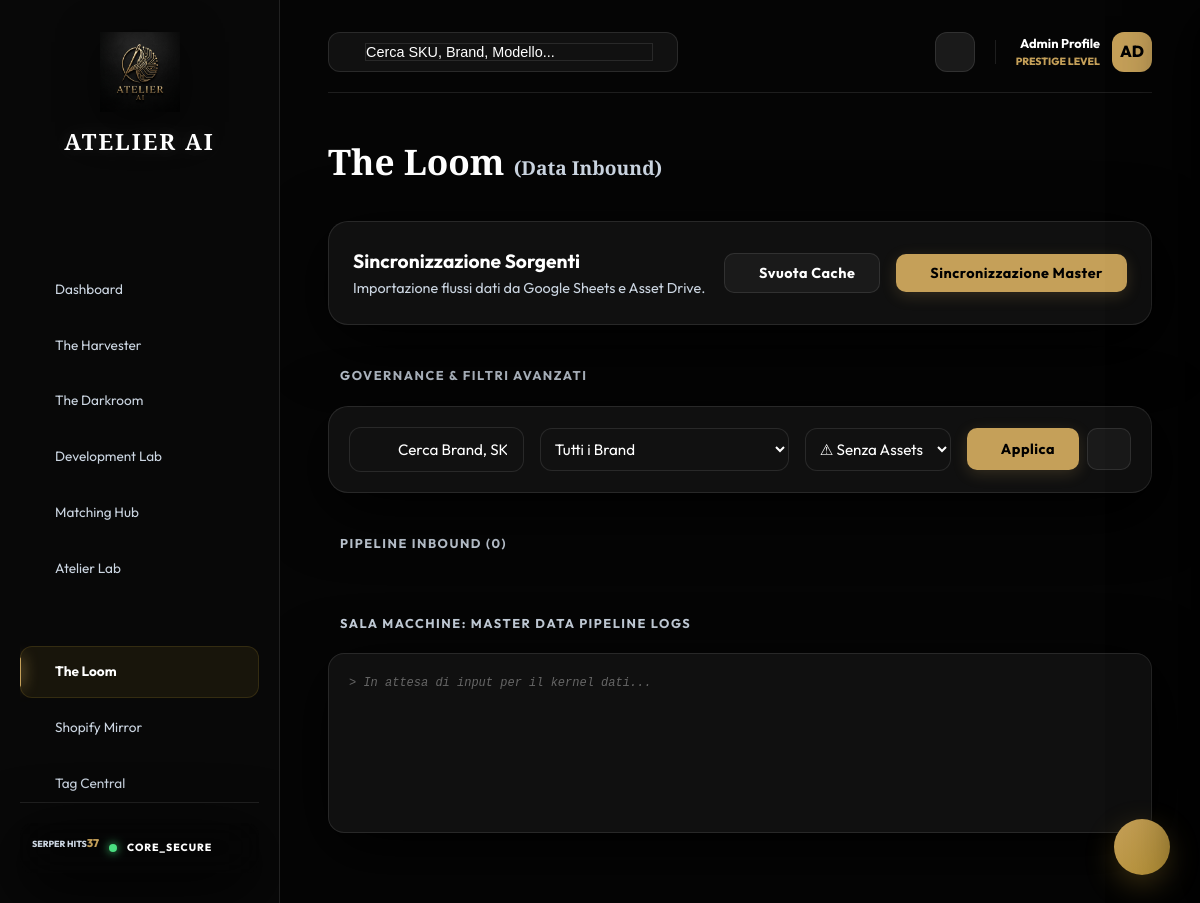
Before: /the-loom?status=no_images with the older database file.
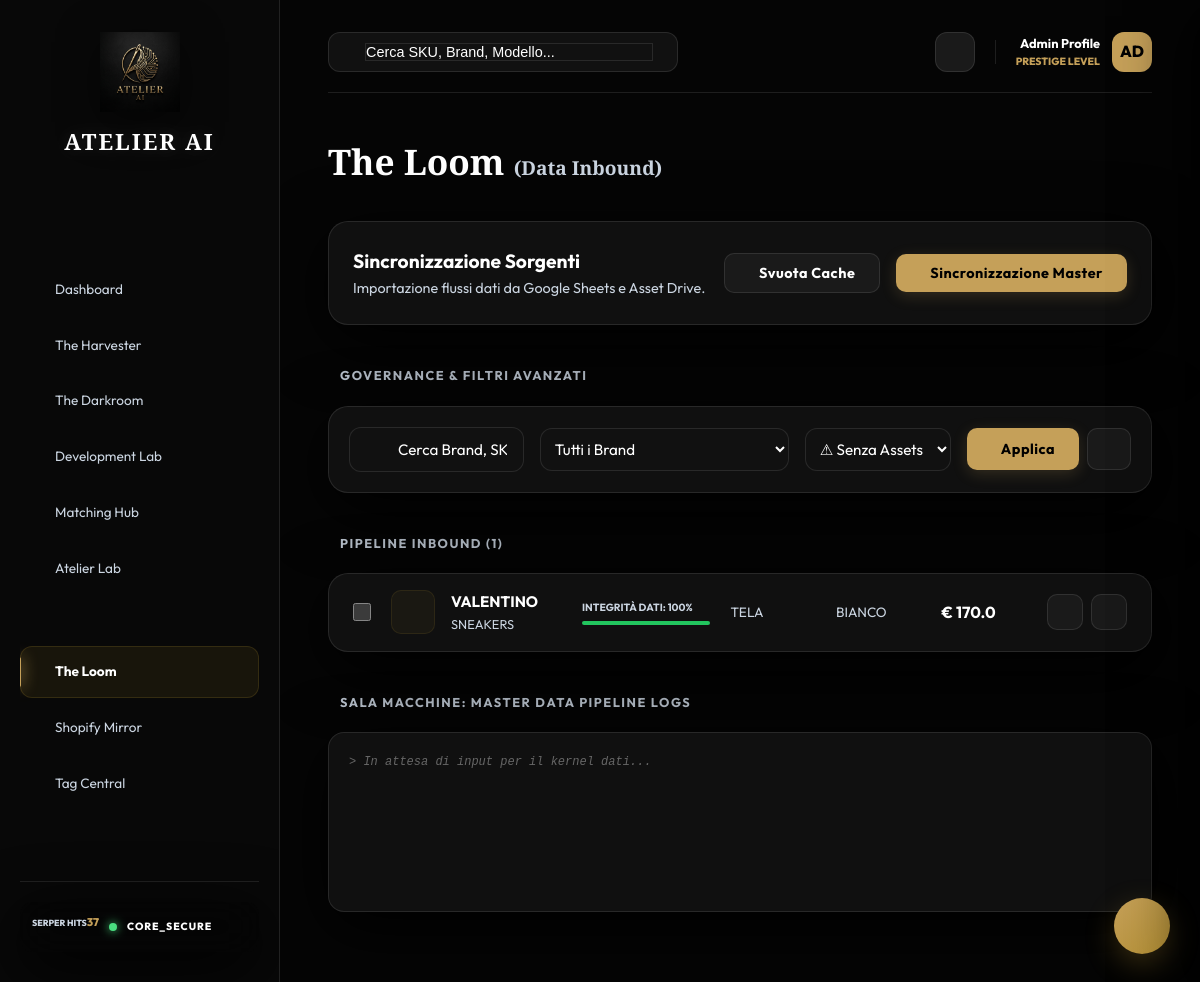
After: the same page with the newer database file.
### database.py (models this page shows, shortened)
class Product(Base):
    __tablename__ = "products"
    id = Column(Integer, primary_key=True, index=True)
    created_at = Column(DateTime, default=datetime.datetime.utcnow)
    updated_at = Column(DateTime, default=datetime.datetime.utcnow, onupdate=datetime.datetime.utcnow)
    sku = Column(String, nullable=True, index=True)
    brand = Column(String, index=True)
    model = Column(String)
    category = Column(String)
    description = Column(Text, nullable=True)
    status = Column(SQLEnum(ProductStatus), default=ProductStatus.Draft)
    condition_grade = Column(String) # e.g. Excellent, Pristine, Good
    material = Column(String)
    color = Column(String)
    hardware_type = Column(String) # e.g. Gold, Silver
    price = Column(Float, nullable=True)
    cost_price = Column(Float, nullable=True) # Sede Costo
    dimensions = Column(String, nullable=True)
    size = Column(String, nullable=True) # Taglia Scarpe / Misura
    fit = Column(String, nullable=True) # Calzata / Vestibilità
    handle_drop = Column(String, nullable=True) # Luce Manici/Tracolla
    accessories_included = Column(String, nullable=True) # Corredo Incluso
    location = Column(String, nullable=True) # Sede
    original_sheets_row = Column(Integer, nullable=True)
    master_sync_status = Column(String, default="synced") # "synced" or "orphaned"
    source_sheet = Column(String, nullable=True) # e.g. "Borse Donna"
    drive_folder_url = Column(String, nullable=True)
    drive_folder_id = Column(String, nullable=True)
    ai_description_it = Column(Text, nullable=True)
    raw_harvested_data = Column(Text, nullable=True)
    seo_title = Column(String, nullable=True)
    tags = Column(Text, nullable=True) # Tag separati da virgola
    matched_images_json = Column(Text, nullable=True) # List of image IDs or URLs from Drive
    image_match_score = Column(Float, nullable=True)
    match_confidence = Column(Float, nullable=True) # Percentuale di affidabilità del match (0-100)
    api_cost_usd = Column(Float, default=0.0)
    has_master_conflict = Column(Integer, default=0) # 0=Synced, 1=Conflict detected
    master_snapshot_json = Column(Text, nullable=True) # Last known clean values from Sheet
    governance_category_id = Column(Integer, nullable=True, index=True)
    is_ai_processing = Column(Integer, default=0) # 1 se un job in background è attivo
    last_ai_error = Column(Text, nullable=True) # Per mostrare cosa è andato storto all'utente

### app.py (the view)
@app.get("/the-loom")
def the_loom(request: Request, db: Session = Depends(get_db)):
    status_sys, all_go = get_system_status()
    q = request.query_params.get("q", "").strip()
    brand_filter = request.query_params.get("brand", "")
    status_filter = request.query_params.get("status", "")
    query = db.query(Product).filter(Product.status.in_([ProductStatus.Draft, ProductStatus.Error, ProductStatus.Processing, ProductStatus.Validating]))
    if q:
        query = query.filter(Product.model.ilike(f"%{q}%") | Product.brand.ilike(f"%{q}%"))
    if brand_filter:
        query = query.filter(Product.brand == brand_filter)
    if status_filter:
        filters = status_filter.split(',')
        from sqlalchemy import or_
        or_conditions = []
        for f in filters:
            if f == "no_brand":
                or_conditions.append((Product.brand == None) | (Product.brand == ""))
            elif f == "no_price":
                or_conditions.append((Product.price == None) | (Product.price == 0))
            elif f == "no_material":
                or_conditions.append((Product.material == None) | (Product.material == ""))
            elif f == "no_color":
                or_conditions.append((Product.color == None) | (Product.color == ""))
            elif f == "no_dims":
                or_conditions.append((Product.dimensions == None) | (Product.dimensions == ""))
            elif f == "no_images":
                or_conditions.append((Product.matched_images_json == None) | (Product.matched_images_json == "[]") | (Product.matched_images_json == ""))
            elif f == "Error":
                query = query.filter(Product.status == ProductStatus.Error)
            elif f == "Draft":
                query = query.filter(Product.status == ProductStatus.Draft)
            else:
                query = query.filter(Product.status == f)
        if or_conditions:
            query = query.filter(or_( *or_conditions ))
    products = query.order_by(Product.id.asc()).limit(1000).all()
    brands = [r[0] for r in db.query(Product.brand).distinct().all() if r[0]]
    sheet_info = {}
    try:
        import os, json
        if os.path.exists("workspace_config.json"):
            with open("workspace_config.json", 'r') as f:
                cnf = json.load(f)
                sid = cnf.get("sheet_id")
                if sid:
                    sheet_info = get_sheets_stats(sid)
    except:
        pass
    context = {
        "request": request,
        "active_page": "the_loom",
        "auth_status": status_sys,
        "all_systems_go": all_go,
        "products": products,
        "brands": sorted(brands),
        "sheet_info": sheet_info,
        "filter_q": q,
        "filter_brand": brand_filter,
        "filter_status": status_filter
    }
    return templates.TemplateResponse(
        request=request, name="the_loom.html", context=context
    )

### templates/the_loom.html (shortened to what this page needs)
{% extends "base.html" %}
{% block content %}
<div class="page-title">The Loom <span style="font-size:1.2rem; color:var(--text-secondary);">(Data Inbound)</span></div>
<div class="glass-panel" style="display: flex; justify-content: space-between; align-items: center; margin-bottom: 32px; padding: 24px; border-left: 4px solid var(--accent-gold);">
    <div>
        <h2 style="font-weight: 700; font-size: 1.2rem; color: #fff;">Sincronizzazione Sorgenti</h2>
        <p style="color: var(--text-secondary); font-size: 0.9rem;">Importazione flussi dati da Google Sheets e Asset Drive.</p>
    </div>
    <div style="display: flex; gap: 16px; align-items: center;">
        <button onclick="purgeDatabase()" class="btn glass-btn" style="color: #ef4444; border-color: rgba(239, 68, 68, 0.2);">
             Svuota Cache
        </button>
        <button onclick="startSync()" id="btn-sync" class="btn attr-primary">
             Sincronizzazione Master
        </button>
    </div>
</div>
<div class="page-section-header">
     Governance & Filtri Avanzati
</div>
<div class="glass-panel" style="margin-bottom: 32px; padding: 20px; display: grid; grid-template-columns: 2fr 1fr 1fr auto; gap: 16px; align-items: center;">
    <div style="position: relative;">
        <input type="text" id="filter-q" value="{{ filter_q }}" class="glass-input" placeholder="Cerca Brand, SKU, Modello..."
               onkeyup="if(event.key === 'Enter') applyFilters()"
               oninput="liveFilterLoom(this.value)"
               style="padding-left: 48px; width: 100%; background: rgba(255,255,255,0.03); border-radius: 12px; border: 1px solid var(--glass-border);">
    </div>
    <select id="filter-brand" class="glass-input" style="background: rgba(255,255,255,0.03); border: 1px solid var(--glass-border); color: #fff; padding: 10px; border-radius: 12px;">
        <option value="" style="background: var(--bg-dark);">Tutti i Brand</option>
    </select>
    <select id="filter-status" class="glass-input" style="background: rgba(255,255,255,0.03); border: 1px solid var(--glass-border); color: #fff; padding: 10px; border-radius: 12px;">
        <option value="no_images" {% if filter_status == 'no_images' %}selected{% endif %} style="background: var(--bg-dark);">⚠ Senza Assets</option>
    </select>
    <div style="display: flex; gap: 8px;">
        <button onclick="applyFilters()" class="btn attr-primary" style="padding: 12px 24px;"> Applica</button>
        <a href="/the-loom" class="btn glass-btn" style="width: 44px; justify-content: center; padding: 0;"></a>
    </div>
</div>
<div class="page-section-header" style="justify-content: space-between;">
    <div style="display:flex; align-items:center; gap:12px;">
         Pipeline Inbound ({% if products %}{{ products|length }}{% else %}0{% endif %})
    </div>
</div>
<div style="display: flex; flex-direction: column; gap: 12px;">
    {% for p in products %}
    <div class="glass-panel loom-item" style="padding: 16px 24px; display: grid; grid-template-columns: auto 2fr 1.5fr 1fr 1fr 1fr auto; gap: 20px; align-items: center;">
        <input type="checkbox" class="product-checkbox" value="{{ p.id }}" onchange="updateSelectionUI()">
        <div style="display: flex; gap: 16px; align-items: center;">
            <div style="width: 44px; height: 44px; border-radius: 10px; background: rgba(212,175,55,0.05); color: var(--accent-gold); display: flex; align-items: center; justify-content: center; border: 1px solid rgba(212,175,55,0.1);">
            </div>
            <div>
                <div style="display: flex; align-items: center; gap: 8px;">
                    <div style="font-weight: 700; color: #fff; font-size: 0.95rem;">{{ p.brand or '-' }}</div>
                </div>
                <div style="font-size: 0.8rem; color: var(--text-secondary);">{{ p.model or '-' }}</div>
            </div>
        </div>
        <div>
            {% set completeness = (p.match_confidence or 0)|int %}
            <div style="font-size: 0.65rem; font-weight: 700; margin-bottom: 4px; color: var(--text-secondary); text-transform: uppercase;">Integrità Dati: {{ completeness }}%</div>
            <div style="height: 4px; background: rgba(255,255,255,0.05); border-radius: 2px; overflow: hidden;">
                <div style="width: {{ completeness }}%; height: 100%; background: {% if completeness >= 80 %}#22C55E{% elif completeness >= 40 %}#F59E0B{% else %}#EF4444{% endif %};"></div>
            </div>
        </div>
        <div style="font-size: 0.85rem; color: var(--text-secondary);">
             {{ (p.material|string)[:15] if p.material else '-' }}
        </div>
        <div style="font-size: 0.85rem; color: var(--text-secondary);">
             {{ p.color or '-' }}
        </div>
        <div style="font-weight: 700; color: #fff;">
            € {{ p.price or '0.00' }}
        </div>
        <div style="display: flex; gap: 8px; justify-content: flex-end;">
            {% if p.has_master_conflict %}
                <button onclick="resolveMasterConflict({{ p.id }}, 'apply')" class="btn attr-primary" style="background: #f59e0b; border: none; height: 32px; font-size: 0.65rem; padding: 0 8px;">APPLICA MASTER</button>
                <button onclick="resolveMasterConflict({{ p.id }}, 'ignore')" class="btn glass-btn" style="height: 32px; font-size: 0.65rem; padding: 0 8px;">IGNORA</button>
            {% else %}
                <button onclick="quickFix({{ p.id }})" class="btn glass-btn" style="width:36px; height:36px; padding:0; justify-content:center; border:none;"></button>
                <button onclick="removeProduct({{ p.id }})" class="btn glass-btn" style="width:36px; height:36px; padding:0; justify-content:center; border:none; color: #ef4444;"></button>
            {% endif %}
        </div>
    </div>
    {% endfor %}
</div>
<div class="page-section-header">
     Sala Macchine: Master Data Pipeline Logs
</div>
<div class="glass-panel" id="console-logs" style="background: rgba(0,0,0,0.4); height: 180px; overflow-y: auto; padding: 20px; font-family: 'JetBrains Mono', monospace; font-size: 0.75rem; color: #4ade80; border: 1px solid rgba(255,255,255,0.05); border-radius: 16px; margin-bottom: 40px;">
    <div style="color: #666; font-style: italic;">> In attesa di input per il kernel dati...</div>
</div>
{% endblock %}

### templates/base.html (shortened to what this page needs)
<!DOCTYPE html>
<html lang="it">
<head>
    <link rel="stylesheet" href="/static/css/style.css">
</head>
<body>
    <div class="app-container">
        <aside class="sidebar">
            <div class="logo">
                <img src="/static/img/logo.png" alt="Atelier AI Logo" style="width: 80px; height: 80px; object-fit: contain; margin-bottom: 0;">
                <span class="brand-title" style="font-family: var(--font-heading); font-size: 1.4rem; color: #fff; letter-spacing: 2px; font-weight: 700; margin-top: 12px; display: block; filter: drop-shadow(0 0 10px rgba(255,255,255,0.1));">ATELIER AI</span>
            </div>
            <div class="nav-menu">
                <a href="/" class="nav-item {% if active_page == 'dashboard' %}active{% endif %}">
                    <span>Dashboard</span>
                </a>
                <a href="/the-harvester" class="nav-item {% if active_page == 'the_harvester' %}active{% endif %}">
                    <span>The Harvester</span>
                </a>
                <a href="/the-darkroom" class="nav-item {% if active_page == 'the_darkroom' %}active{% endif %}">
                    <span>The Darkroom</span>
                </a>
                <a href="/the-darkroom/convert" class="nav-item {% if active_page == 'darkroom_convert' %}active{% endif %}">
                    <span>Development Lab</span>
                </a>
                <a href="/the-darkroom/matching" class="nav-item {% if active_page == 'darkroom_matching' %}active{% endif %}">
                    <span>Matching Hub</span>
                </a>
                <a href="/atelier-lab" class="nav-item {% if active_page == 'atelier_lab' %}active{% endif %}">
                    <span>Atelier Lab</span>
                </a>
                <a href="/the-loom" class="nav-item {% if active_page == 'the_loom' %}active{% endif %}">
                    <span>The Loom</span>
                </a>
                <a href="/shopify-mirror" class="nav-item {% if active_page == 'shopify_mirror' %}active{% endif %}">
                    <span>Shopify Mirror</span>
                </a>
                <a href="/tag-central" class="nav-item {% if active_page == 'tag_central' %}active{% endif %}">
                    <span>Tag Central</span>
                </a>
                <a href="/ai-foundry" class="nav-item {% if active_page == 'ai_foundry' %}active{% endif %}">
                    <span>AI Foundry</span>
                </a>
            </div>
            <div style="margin-top: auto; padding-top: 20px; border-top: 1px solid var(--glass-border);">
                <div class="system-status-pill glass-panel" style="background: rgba(0,0,0,0.3) !important; border:none !important; border-radius: 12px; padding: 12px;">
                    <div style="display: flex; align-items: center; justify-content: space-between; margin-bottom: 8px;">
                        <span style="font-size: 0.55rem; font-weight: 800; color: var(--text-secondary); text-transform: uppercase;">SERPER HITS</span>
                        <span id="serper-count" style="font-size: 0.7rem; font-weight: 800; color: var(--accent-gold);">--</span>
                    </div>
                    <div style="display: flex; align-items: center; gap: 10px;">
                        <div class="status-led green"></div>
                        <span style="font-size: 0.65rem; font-weight: 800; color: #fff; letter-spacing: 1px;">CORE_SECURE</span>
                    </div>
                </div>
            </div>
        </aside>
        <main class="main-content">
            <header class="topbar">
                <div class="search-bar">
                    <input id="global-search" type="text" placeholder="Cerca SKU, Brand, Modello...">
                </div>
                <div style="display: flex; align-items: center; gap: 20px;">
                    <button class="btn glass-btn" style="width:40px; height:40px; padding:0; justify-content:center; border-radius: 12px;"></button>
                    <div style="display: flex; align-items: center; gap: 12px;">
                        <div style="text-align: right;">
                            <div style="font-size: 0.8rem; font-weight: 700; color: #fff;">Admin Profile</div>
                            <div style="font-size: 0.65rem; color: var(--accent-gold); font-weight: 800;">PRESTIGE LEVEL</div>
                        </div>
                        <div style="width: 40px; height: 40px; border-radius: 12px; background: var(--accent-gold); display: flex; align-items: center; justify-content: center; color: #000; font-weight: 800;">AD</div>
                    </div>
                </div>
            </header>
            <div class="content">
                {% block content %}{% endblock %}
            </div>
        </main>
    </div>
    <button onclick="toggleAssistant()" class="asst-fab">
    </button>
</body>
</html>

Changed rows visible on the page:
now on this page (row edited): Product: brand "VALENTINO", model "SNEAKERS", completeness "100", material "TELA", color "BIANCO", price "170.0"
Other visible differences:
{{ products|length }}: (not shown) → "1"
text no longer shown: "0"
